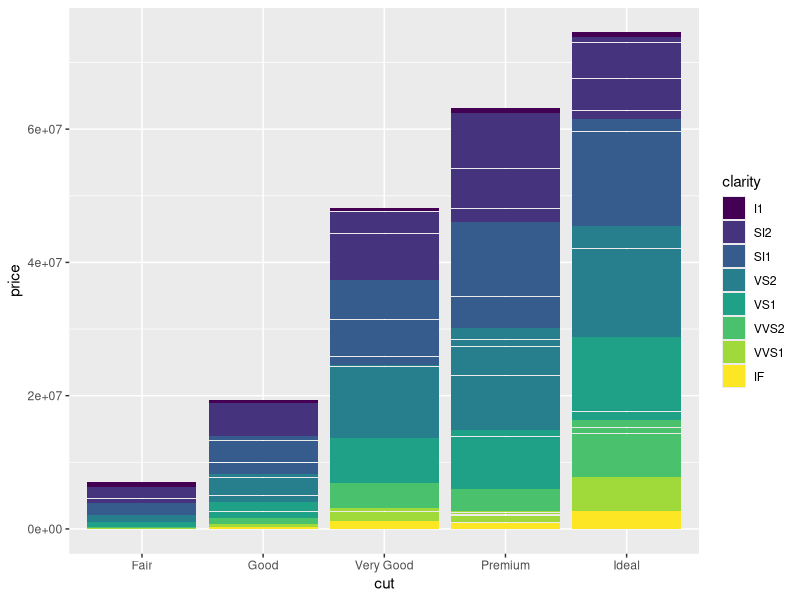
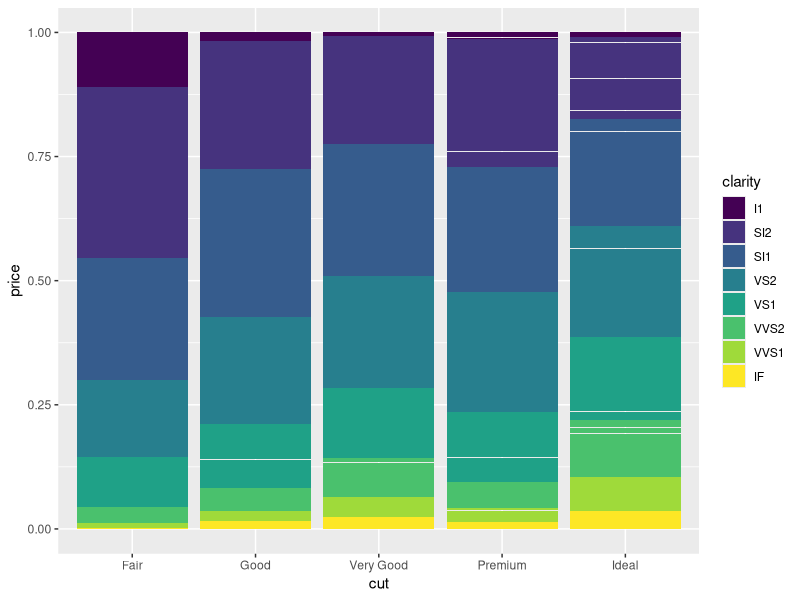
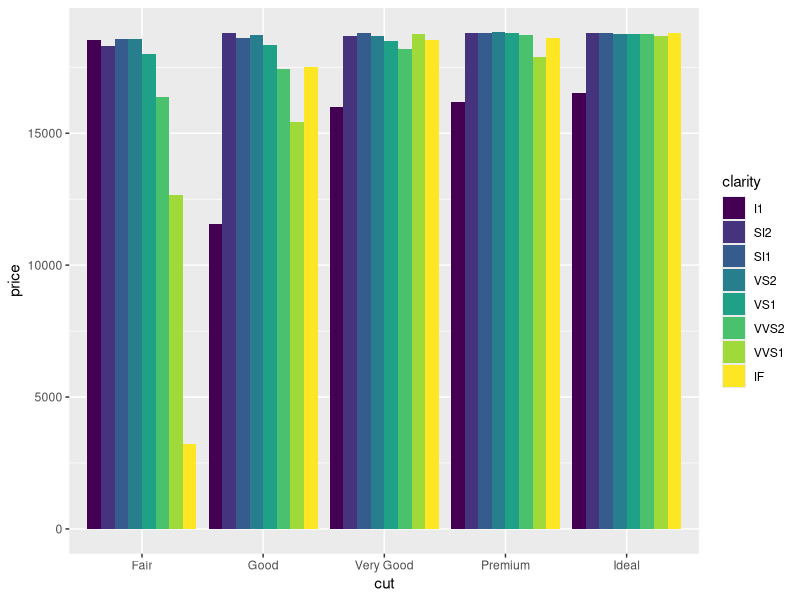
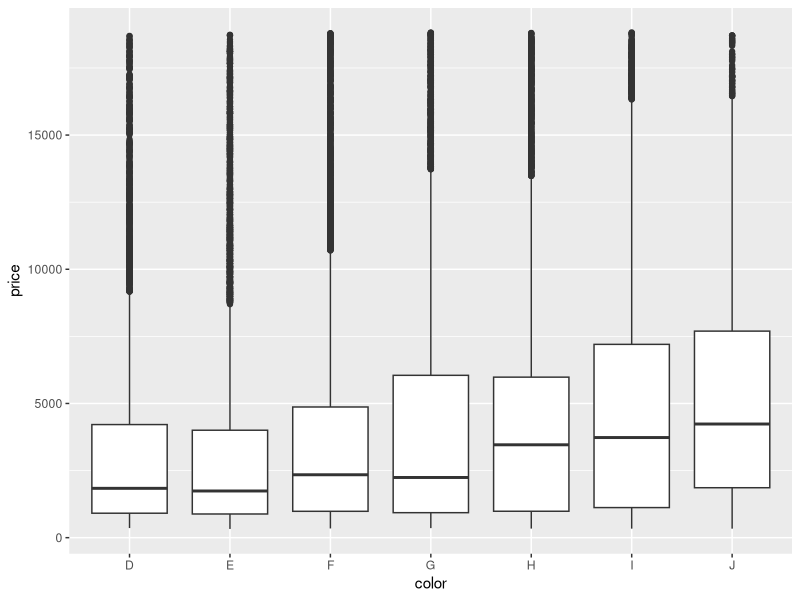
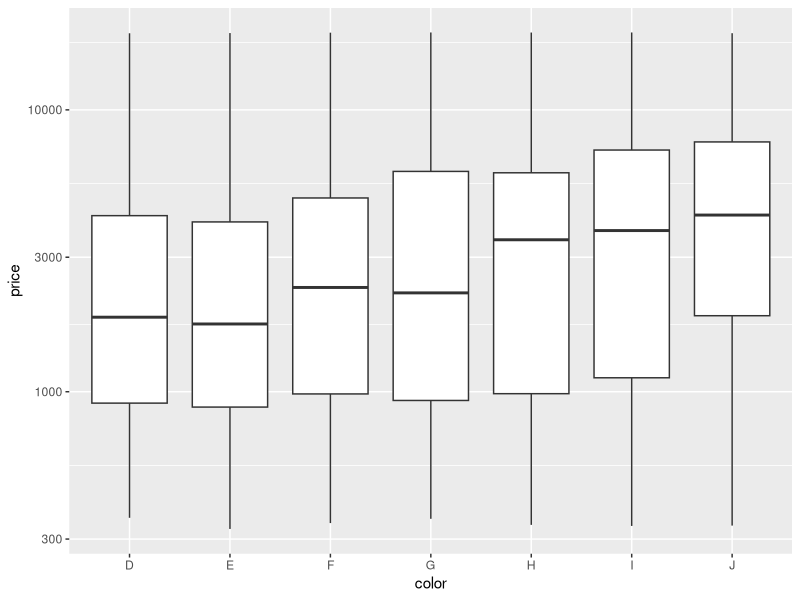

Source code (R) for these figures, in order: (Note: this script raises an error after producing the figures.)
# Exercise 2: advanced ggplot2 practice

# Install and load the `ggplot2` package
#install.packages('ggplot2')
library("ggplot2")

# For this exercise you will again be working with the `diamonds` data set.
# Use `?diamonds` to review details about this data set
?diamonds

## Position Adjustments

# Draw a column (bar) chart of diamonds cuts by price, with each bar filled by 
# clarity. You should see a _stacked_ bar chart.
ggplot(diamonds) +
geom_col(mapping = aes(x = cut, y = price, fill = clarity))

# Draw the same chart again, but with each element positioned to "fill" the y axis
ggplot(diamonds) +
  geom_col(mapping = aes(x = cut, y = price, fill = clarity), position = "fill")

# Draw the same chart again, but with each element positioned to "dodge" each other
ggplot(diamonds) +
  geom_col(mapping = aes(x = cut, y = price, fill = clarity), position = "dodge")

# Draw a plot with point geometry with the x-position mapped to `cut` and the 
# y-position mapped to `clarity`
# This creates a "grid" grouping the points


# Use the "jitter" position adjustment to keep the points from all overlapping!
# (This works a little better with a sample of diamond data, such as from the 
# previous exercise).



## Scales

# Draw a "boxplot" (with `geom_boxplot`) for the diamond's price (y) by color (x)
ggplot(diamonds) +
  geom_boxplot(mapping = aes(x = color, y = price))

# This has a lot of outliers, making it harder to read. To fix this, draw the 
# same plot but with a _logarithmic_ scale for the y axis.
ggplot(diamonds) +
  geom_boxplot(mapping = aes(x = color, y = price)) +
  scale_y_log10()

# For another version, draw the same plot but with `violin` geometry instead of 
# `boxplot` geometry!
# How does the logarithmic scale change the data presentation?
ggplot(data = diamonds_sample) +
  geom_violin(mapping = aes(x = color, y = price)) +
  scale_y_log10()

# Another interesting plot: draw a plot of the diamonds price (y) by carat (x), 
# using a heatmap of 2d bins (geom_bin2d)
# What happens when you make the x and y channels scale logarithmically?
ggplot(data = diamonds_sample) +
  geom_bin2d(mapping = aes(x = carat, y = price)) +
  scale_y_log10() +
  scale_x_log10()

# Draw a scatter plot for the diamonds price (y) by carat (x). Color each point
# by the clarity (Remember, this will take a while. Use a sample of the diamonds 
# for faster results)
ggplot(data = diamonds_sample) +
  geom_point(mapping = aes(x = carat, y = price), color = clarity) +
  scale_color_brewer(palette = "Purples", direction = -1)

# Change the color of the previous plot using a ColorBrewer scale of your choice. 
# What looks nice?



## Coordinate Systems

# Draw a bar chart with x-position and fill color BOTH mapped to cut
# For best results, SET the `width` of the geometry to be 1 (fill plot, no space
# between)
# TIP: You can save the plot to a variable for easier modifications


# Draw the same chart, but with the coordinate system flipped


# Draw the same chart, but in a polar coordinate system. It's a Coxcomb chart!



## Facets

# Take the scatter plot of price by carat data (colored by clarity) and add 
# _facets_ based on the diamond's `color`
ggplot(data = diamonds) +
  geom_point(mapping = aes(x = carat, y = price, color = color)) +
  facet_wrap(~clarity)


## Saving Plots

# Use the `ggsave()` function to save the current (recent) plot to disk.
# Name the output file "my-plot.png".
# Make sure you've set the working directory!!

